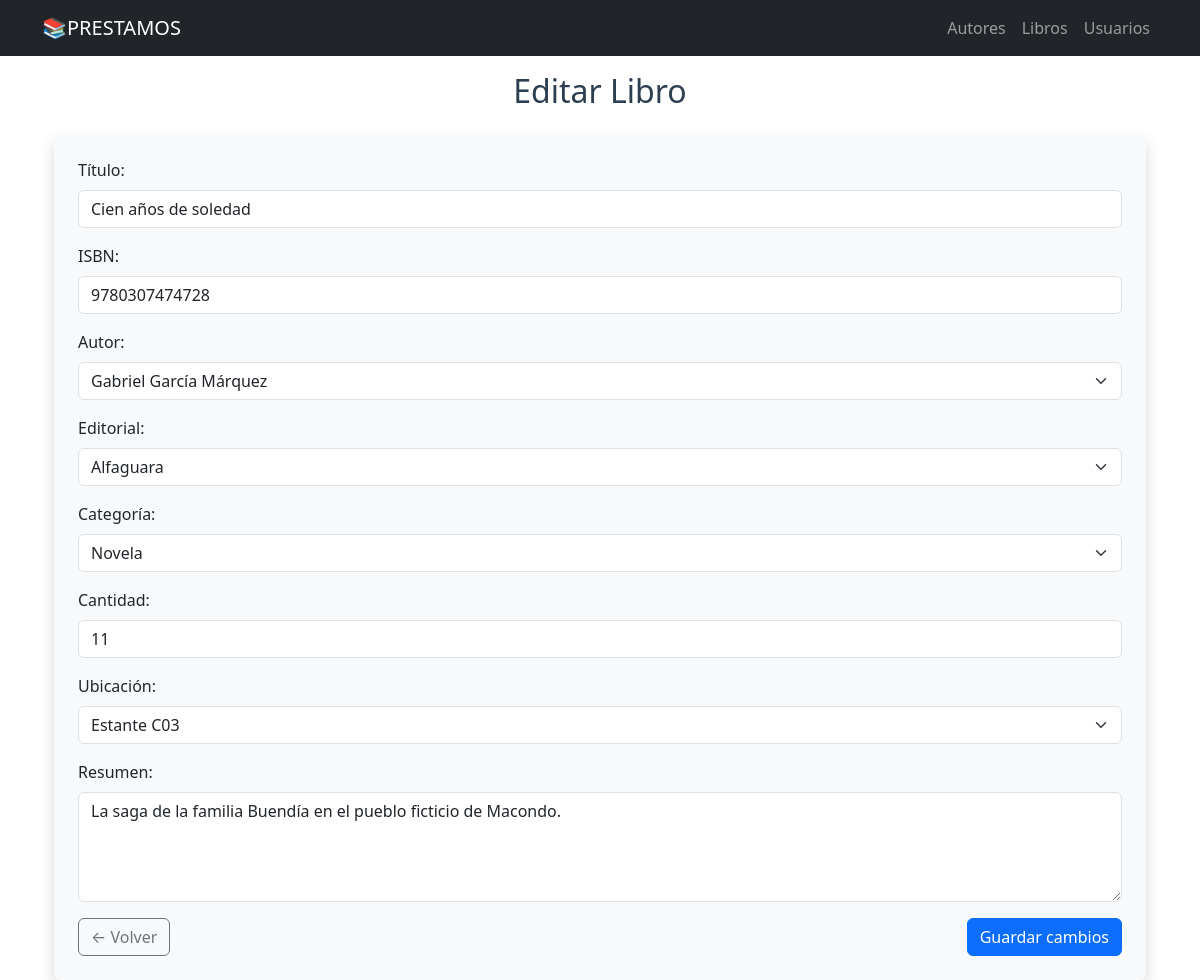
The page /libros/1 on the database its author committed.
### app/models/libros.py (models this page shows, shortened)
class Libro(Base):
    __tablename__ = 'libros'
    libro_id = Column(Integer, primary_key=True)
    titulo = Column(Text, nullable=False)
    autor_id = Column(Integer, ForeignKey('autores.autor_id'))
    editorial_id = Column(Integer, ForeignKey('editoriales.editorial_id'))
    isbn = Column(Text, nullable=True)
    categoria_id = Column(Integer, ForeignKey('categorias.categoria_id'))
    cantidad_ejemplares = Column(Integer, nullable=False)
    ejemplares_disponibles = Column(Integer, nullable=False)
    ubicacion_id = Column(Integer, ForeignKey('ubicaciones.ubicacion_id'))
    resumen = Column(Text, nullable=True)
    autor = relationship("Autor", back_populates="libros")
    editorial = relationship("Editorial", back_populates="libros")
    categoria = relationship("Categoria", back_populates="libros")
    ubicacion = relationship("Ubicacion", back_populates="libros")
    prestamos = relationship(
        "Prestamo",
        back_populates="libro",
        cascade="all, delete-orphan",  # 🚀 Borra automáticamente los préstamos al borrar el libro
        passive_deletes=True
    )

### app/models/autores.py (models this page shows, shortened)
class Autor(Base):
    __tablename__ = 'autores'
    autor_id = Column(Integer, primary_key=True)
    nombre = Column(String, nullable=False)
    apellido = Column(String, nullable=False)
    fecha_nacimiento = Column(Date, nullable=True)
    nacionalidad_id = Column(Integer, ForeignKey('nacionalidad.nacionalidad_id'))
    biografia = Column(Text, nullable=True)
    nacionalidad = relationship("Nacionalidad", back_populates="autores")
    libros = relationship("Libro", back_populates="autor")

### app/models/editorial.py (models this page shows, shortened)
class Editorial(Base):
    __tablename__ = 'editoriales'
    editorial_id = Column(Integer, primary_key=True)
    nombre = Column(Text, nullable=False)
    direccion = Column(Text, nullable=True)
    telefono = Column(Text, nullable=True)
    email = Column(Text, nullable=True)
    libros = relationship("Libro", back_populates="editorial")

### app/models/categoria.py (models this page shows, shortened)
class Categoria(Base):
    __tablename__ = 'categorias'
    categoria_id = Column(Integer, primary_key=True)
    nombre = Column(Text, nullable=False)
    libros = relationship("Libro", back_populates="categoria")

### app/models/ubicacion.py (models this page shows)
class Ubicacion(Base):
    __tablename__ = "ubicaciones"
    ubicacion_id = Column(Integer, primary_key=True)
    codigo = Column(Text, nullable=False)
    nombre = Column(Text, nullable=False)
    tipo = Column(Text, nullable=False)
    activo = Column(Integer, nullable=False)
    libros = relationship("Libro", back_populates="ubicacion")

### app/frontend/libros.py (the view)
@router.get("/libros/{libro_id}", response_class=HTMLResponse)
async def detail_libro_html(request: Request, libro_id: str):
    try:
        libro_id_int = int(libro_id)
        if libro_id_int <= 0:
            raise ValueError
    except ValueError:
        print(f"[ERROR] ID no válido: {libro_id}")
        raise HTTPException(
            status_code=422,
            detail=f"El ID debe ser un número entero positivo. Se recibió: {libro_id}"
        )
    libro = db_libros.get_por_id(libro_id_int)
    if not libro:
        raise HTTPException(
            status_code=404,
            detail=f"Libro con ID {libro_id_int} no encontrado"
        )
    autores = db_autores.get_todos()
    editoriales = db_editoriales.get_todos()
    categorias = db_categorias.get_todos()
    ubicaciones = db_ubicaciones.get_todos()
    return templates.TemplateResponse(
        "libros/detail.html",
        {
            "request": request,
            "libro": libro,
            "libro_id": libro_id_int,
            "autores": autores,
            "editoriales": editoriales,
            "categorias": categorias,
            "ubicaciones": ubicaciones
        }
    )

### templates/libros/detail.html (shortened to what this page needs)
{% extends "base.html" %}
{% block content %}
<br>
<div class="container mt-4">
    <h2 class="mb-4 text-center">Editar Libro</h2>
    <form method="post" action="/api/libros/{{ libro.libro_id }}/update" class="p-4 shadow rounded bg-light">
        <div class="mb-3">
            <label for="titulo" class="form-label">Título:</label>
            <input type="text" class="form-control" id="titulo" name="titulo" value="{{ libro.titulo }}" required>
        </div>
        <div class="mb-3">
            <label for="isbn" class="form-label">ISBN:</label>
            <input type="text" class="form-control" id="isbn" name="isbn"  value="{{ libro.isbn }}" required>
        </div>
        <div class="mb-3">
            <label for="autor_id" class="form-label">Autor:</label>
            <select class="form-select" id="autor_id" name="autor_id" required>
                {% for autor in autores %}
                    <option value="{{ autor.autor_id }}"
                        {% if autor.autor_id == libro.autor_id %}selected{% endif %}>
                        {{ autor.nombre }} {{ autor.apellido }}
                    </option>
                {% endfor %}
            </select>
        </div>
        <div class="mb-3">
            <label for="editorial_id" class="form-label">Editorial:</label>
            <select class="form-select" id="editorial_id" name="editorial_id" required>
                {% for editorial in editoriales %}
                    <option value="{{ editorial.editorial_id }}"
                        {% if editorial.editorial_id == libro.editorial_id %}selected{% endif %}>
                        {{ editorial.nombre }}
                    </option>
                {% endfor %}
            </select>
        </div>
        <div class="mb-3">
            <label for="categoria_id" class="form-label">Categoría:</label>
            <select class="form-select" id="categoria_id" name="categoria_id" required>
                {% for categoria in categorias %}
                    <option value="{{ categoria.categoria_id }}"
                        {% if categoria.categoria_id == libro.categoria_id %}selected{% endif %}>
                        {{ categoria.nombre }}
                    </option>
                {% endfor %}
            </select>
        </div>
        <div class="mb-3">
            <label for="cantidad_ejemplares" class="form-label">Cantidad:</label>
            <input type="number" class="form-control" id="cantidad_ejemplares" name="cantidad_ejemplares"  value="{{ libro.cantidad_ejemplares }}" required>
        </div>
        <div class="mb-3">
            <label for="ubicacion_id" class="form-label">Ubicación:</label>
            <select class="form-select" id="ubicacion_id" name="ubicacion_id" required>
                {% for ubicacion in ubicaciones %}
                    <option value="{{ ubicacion.ubicacion_id }}"
                        {% if ubicacion.ubicacion_id == libro.ubicacion_id %}selected{% endif %}>
                        {{ ubicacion.nombre }}
                    </option>
                {% endfor %}
            </select>
        </div>
        <div class="mb-3">
            <label for="resumen" class="form-label">Resumen:</label>
            <textarea class="form-control" id="resumen" name="resumen" rows="4">{{ libro.resumen }}</textarea>
        </div>
        <div class="d-flex justify-content-between">
            <a href="/libros" class="btn btn-outline-secondary">
                ← Volver
            </a>
            <button type="submit" class="btn btn-primary">
                 Guardar cambios
            </button>
        </div>
    </form>
</div>
{% endblock %}

### static/css/styles.css (style rules this page uses)
h1, h2 { text-align: center; margin-bottom: 2.5rem; color: #2c3e50; }

### rows shown on the page
Libro: titulo "Cien años de soledad", isbn "9780307474728", autor_id "Gabriel García Márquez", editorial_id "Alfaguara", categoria_id "Novela", cantidad_ejemplares "11", ubicacion_id "Estante C03", resumen "La saga de la familia Buendía en el pueblo ficticio de Macondo."
